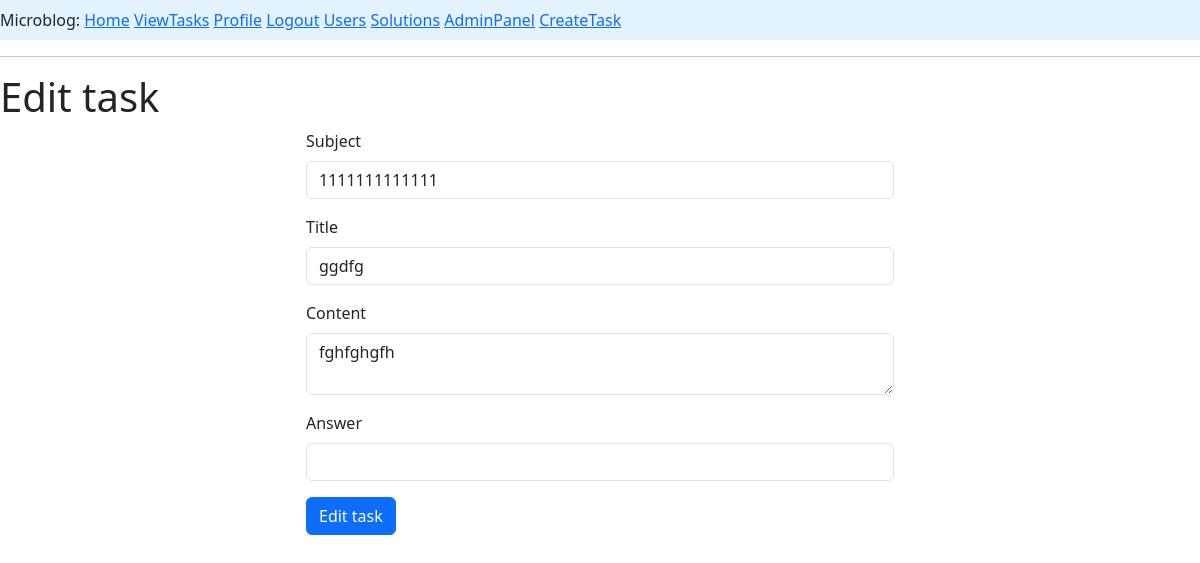
Screenshot of /task/7/edit (signed in) with the database file from the repository.
### app/models.py (models this page shows, shortened)
class Task(db.Model):
    __tablename__ ='tasks'
    id: so.Mapped[int] = so.mapped_column(primary_key=True, autoincrement=True)
    title: so.Mapped[str] = so.mapped_column(sa.String(50), nullable=True)
    content: so.Mapped[str] = so.mapped_column(sa.String, nullable=True, default='Условие')
    subject: so.Mapped[str] = so.mapped_column(sa.String, nullable=True, default='Без темы')
    answer: so.Mapped[str] = so.mapped_column(sa.String, nullable=True, default='Без ответа')
    created_date: so.Mapped[datetime] = so.mapped_column(
        index=True, default=lambda: datetime.now(timezone.utc))
    rating: so.Mapped[int] = so.mapped_column(sa.Integer,nullable=True,default=1)
    user_id: so.Mapped[int] = so.mapped_column(sa.ForeignKey(User.id),
                                               nullable = True)
    creator: so.Mapped['User'] = so.relationship(back_populates='task_user')
    solve_task: so.Mapped[list['Solve']] = so.relationship(back_populates='task',cascade="all,delete")

### app/routes.py (the view)
@app.route('/task/<int:id>/edit', methods=['GET', 'POST'])
@login_required
def edit_task(id):
    edittask = db.first_or_404(sa.select(Task).where(Task.id == id))
    if edittask.user_id != current_user.id:
        abort(403)
    form = EditTask(obj=edittask)
    if request.method == 'POST' and form.validate_on_submit():
        form.populate_obj(edittask)  # обновляем объект данными из формы
        db.session.commit()
        return redirect(url_for('task', id=edittask.id))
    '''
    if form.validate():
        form.populate_obj(edittask)  # автоматически заполняет объект task данными из формы
        db.session.commit()
        return redirect(url_for('task', id=edittask.id))
    '''
    return render_template('edit_task.html', form=form, id=edittask.id)

### app/forms.py
class EditTask(FlaskForm):
    subject = StringField('Subject', validators=[DataRequired()])
    title = StringField('Title', validators=[DataRequired()])
    content = TextAreaField('Content', validators=[Length(min=0, max=1400)])
    answer = StringField('Answer', validators=[DataRequired()])
    submit = SubmitField('Edit task')

### app/models.py (called while the page is built)
@login.user_loader
def load_user(id):
    return db.session.get(User, int(id))

### app/routes.py (called while the page is built)
@app.before_request
def before_request():
    if current_user.is_authenticated:
        current_user.last_seen = datetime.now(timezone.utc)
        db.session.commit()

### app/templates/edit_task.html (shortened to what this page needs)
{% extends "base.html" %}
{% block content %}
    <h1>Edit task</h1>
    {% from 'bootstrap5/form.html' import render_form %}
    <div class="row justify-content-center">
        <div class="col-md-6">
            <form action="" method="post">
                {{ render_form(form) }}
            </form>
        </div>
{% endblock %}

### rows the page displays
Task: subject "1111111111111", title "ggdfg", content "fghfghgfh"
